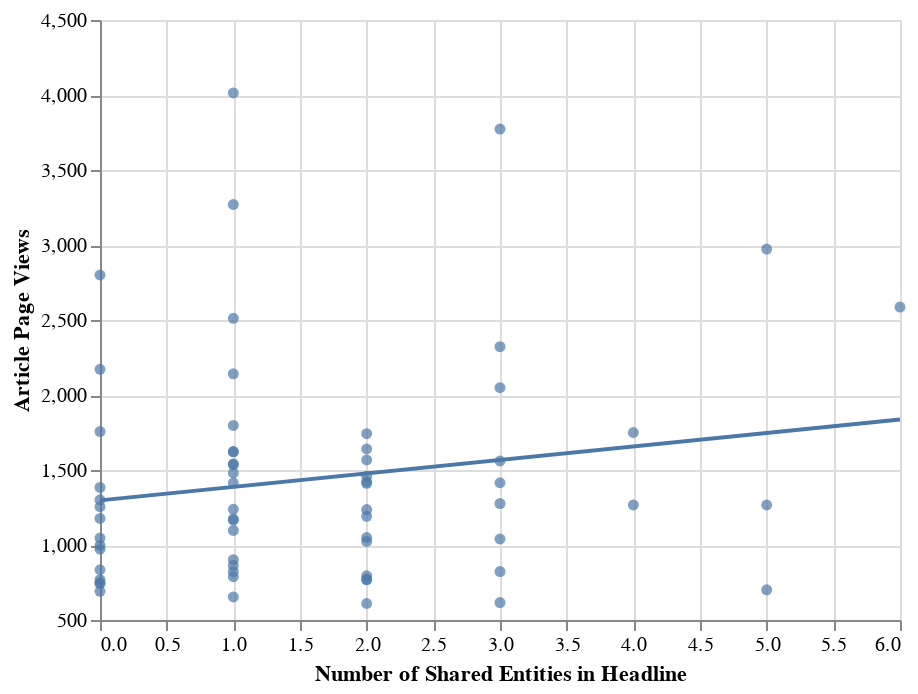

The notebook cell this image was saved under:
### Markdown cell above
#### Number of Keyword Matches and Page Views

### Code cell
scatter_entcountviews = alt.Chart(df[['Entity_Count', 'Views']]).mark_circle().encode(
    y = alt.Y('Views', title = 'Article Page Views', scale = alt.Scale(zero = False)),
    x = alt.X('Entity_Count', title = 'Number of Shared Entities in Headline', scale = alt.Scale(zero = False))
)
scatter_entcountviews + scatter_entcountviews.transform_regression('Entity_Count', 'Views').mark_line()

### Figure 1 — Vega-Lite specification as saved in the notebook (floating-point values rounded to 4 significant figures)
{"config": {"view": {"continuousWidth": 400, "continuousHeight": 300}}, "layer": [{"mark": "circle", "encoding": {"x": {"field": "Entity_Count", "scale": {"zero": false}, "title": "Number of Shared Entities in Headline", "type": "quantitative"}, "y": {"field": "Views", "scale": {"zero": false}, "title": "Article Page Views", "type": "quantitative"}}}, {"mark": "line", "encoding": {"x": {"field": "Entity_Count", "scale": {"zero": false}, "title": "Number of Shared Entities in Headline", "type": "quantitative"}, "y": {"field": "Views", "scale": {"zero": false}, "title": "Article Page Views", "type": "quantitative"}}, "transform": [{"on": "Entity_Count", "regression": "Views"}]}], "data": {"name": "data-4c51e55e47016145979b27e0cd7f921e"}, "$schema": "https://vega.github.io/schema/vega-lite/v4.17.0.json", "datasets": {"data-4c51e55e47016145979b27e0cd7f921e": [{"Entity_Count": 3, "Views": 616}, {"Entity_Count": 5, "Views": 701}, {"Entity_Count": 1, "Views": 1097}, {"Entity_Count": 0, "Views": 748}, {"Entity_Count": 2, "Views": 1458}, {"Entity_Count": 5, "Views": 1267}, {"Entity_Count": 3, "Views": 1276}, {"Entity_Count": 2, "Views": 795}, {"Entity_Count": 0, "Views": 769}, {"Entity_Count": 1, "Views": 822}, {"Entity_Count": 2, "Views": 771}, {"Entity_Count": 1, "Views": 864}, {"Entity_Count": 0, "Views": 742}, {"Entity_Count": 3, "Views": 823}, {"Entity_Count": 0, "Views": 972}, {"Entity_Count": 2, "Views": 1024}, {"Entity_Count": 1, "Views": 1173}, {"Entity_Count": 2, "Views": 768}, {"Entity_Count": 2, "Views": 1191}, {"Entity_Count": 2, "Views": 610}, {"Entity_Count": 1, "Views": 1413}, {"Entity_Count": 5, "Views": 2973}, {"Entity_Count": 0, "Views": 2171}, {"Entity_Count": 0, "Views": 835}, {"Entity_Count": 0, "Views": 1046}, {"Entity_Count": 1, "Views": 1797}, {"Entity_Count": 2, "Views": 1742}, {"Entity_Count": 0, "Views": 1384}, {"Entity_Count": 6, "Views": 2586}, {"Entity_Count": 1, "Views": 2511}, {"Entity_Count": 1, "Views": 1621}, {"Entity_Count": 0, "Views": 1756}, {"Entity_Count": 2, "Views": 1411}, {"Entity_Count": 1, "Views": 1238}, {"Entity_Count": 0, "Views": 997}, {"Entity_Count": 1, "Views": 654}, {"Entity_Count": 2, "Views": 1567}, {"Entity_Count": 0, "Views": 1177}, {"Entity_Count": 1, "Views": 4014}, {"Entity_Count": 0, "Views": 2800}, {"Entity_Count": 1, "Views": 2141}, {"Entity_Count": 3, "Views": 2322}, {"Entity_Count": 0, "Views": 1255}, {"Entity_Count": 1, "Views": 1541}, {"Entity_Count": 2, "Views": 1640}, {"Entity_Count": 0, "Views": 1301}, {"Entity_Count": 1, "Views": 3270}, {"Entity_Count": 1, "Views": 902}, {"Entity_Count": 3, "Views": 2049}, {"Entity_Count": 1, "Views": 789}, {"Entity_Count": 2, "Views": 1421}, {"Entity_Count": 3, "Views": 1040}, {"Entity_Count": 3, "Views": 1415}, {"Entity_Count": 4, "Views": 1750}, {"Entity_Count": 2, "Views": 1236}, {"Entity_Count": 1, "Views": 1165}, {"Entity_Count": 4, "Views": 1267}, {"Entity_Count": 3, "Views": 1560}, {"Entity_Count": 2, "Views": 1050}, {"Entity_Count": 1, "Views": 1480}, {"Entity_Count": 0, "Views": 691}, {"Entity_Count": 1, "Views": 1623}, {"Entity_Count": 1, "Views": 1535}, {"Entity_Count": 3, "Views": 3773}]}}
